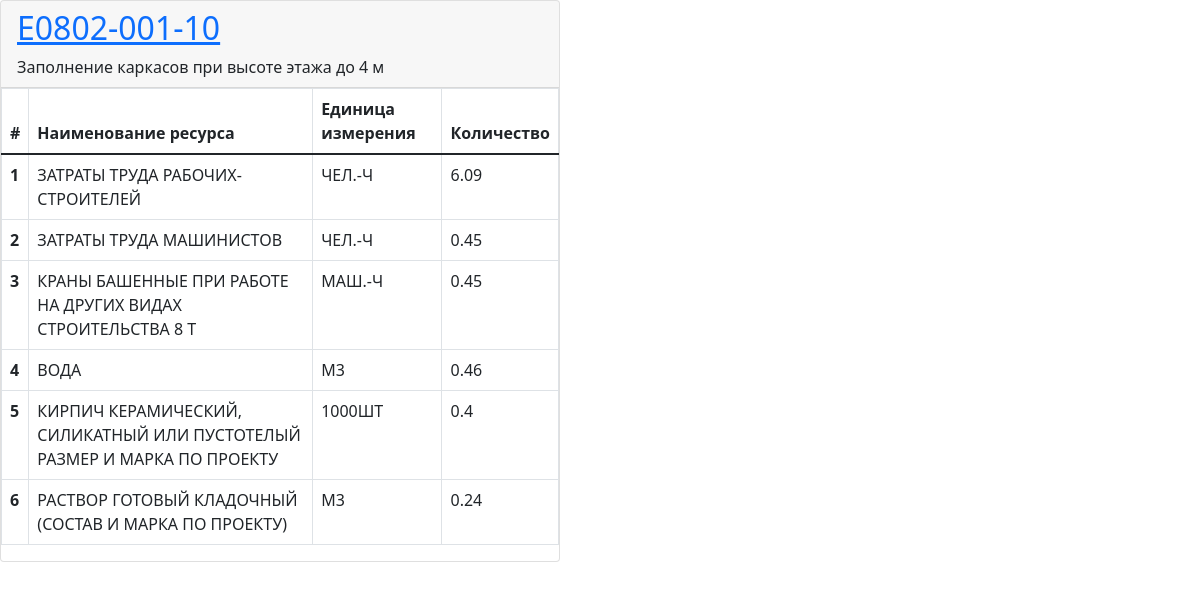
The app's page /Е0802-001-10 with its own data.
### APIBase/models.py (models this page shows, shortened)
class Standard(models.Model):
    searchCode = models.CharField(max_length=20, unique=True, verbose_name='Шифр поисковый (уникальный)')
    originalCipherFromDocument = models.CharField(max_length=128, verbose_name='Оригинальный шифр с документа')
    name = models.CharField(max_length=255, verbose_name='Наименование')
    unit = models.CharField(max_length=64, verbose_name='Единица измерения')
    def get_absolute_url(self):
        return reverse('get_standard', kwargs={'searchCode': self.searchCode})

class ResourceRequirement(models.Model):
    standard = models.ForeignKey('Standard', null=True, blank=True, on_delete=models.CASCADE, related_name='must')
    expenditure = models.ForeignKey('Resources', null=True, blank=True, on_delete=models.CASCADE)
    consumptionRate = models.FloatField(verbose_name='Норма расхода ')
    def __str__(self):
        return f"{self.expenditure}"

class Resources(models.Model):
    code = models.IntegerField(verbose_name='Код')
    resourceName = models.CharField(max_length=255, verbose_name='Наименование ресурса (полное)')
    unit = models.ForeignKey('Unit', null=True, blank=True, on_delete=models.CASCADE, verbose_name='Единица измерения')
    def __str__(self):
        return f"{self.resourceName}"

class Unit(models.Model):
    name = models.CharField(max_length=255, verbose_name='Единица измерения')
    denominator = models.IntegerField(verbose_name='Делитель')
    def __str__(self):
        return f"{self.name}"

### APIBase/views.py (the view)
# urls.py: path('<str:searchCode>', get_standard, name='get_standard'),
def get_standard(response, searchCode):
    res = Standard.objects.filter(searchCode=searchCode)
    return render(response, 'APIBase/full_item.html', {'res': res})

### templates/APIBase/full_item.html (shortened to what this page needs)
<!DOCTYPE html>
<html lang="en">
<head>
    <link href="https://cdn.jsdelivr.net/npm/bootstrap@5.1.3/dist/css/bootstrap.min.css" rel="stylesheet"
>
</head>
<body>
<div class="col-md-9">
    <div class="card" style="width: 35rem;">
        {% for d in res %}
            <div class="card-header">
                <h2><a href="{{ d.get_absolute_url }}">{{ d.searchCode }}</a></h2> {{ d.name }}
            </div>
            <table class="table table-bordered">
                <thead>
                <tr>
                    <th scope="col">#</th>
                    <th scope="col">Наименование ресурса</th>
                    <th scope="col">Единица измерения</th>
                    <th scope="col">Количество</th>
                </tr>
                </thead>
                <tbody>
                {% for r in d.must.all %}
                    <tr>
                        <th scope="row">{{ forloop.counter }}</th>
                        <td>{{ r }}</td>
                        <td>{{ r.expenditure.unit }}</td>
                        <td>{{ r.consumptionRate }}</td>
                    </tr>
                {% endfor %}
                </tbody>
            </table>
        {% endfor %}
    </div>
</div>
</body>
</html>

### records on screen
Standard: searchCode "Е0802-001-10", name "Заполнение каркасов при высоте этажа до 4 м"
ResourceRequirement: expenditure.resourceName "ЗАТРАТЫ ТРУДА РАБОЧИХ-СТРОИТЕЛЕЙ", expenditure.unit "ЧЕЛ.-Ч", consumptionRate "6.09"
ResourceRequirement: expenditure.resourceName "ЗАТРАТЫ ТРУДА МАШИНИСТОВ", expenditure.unit "ЧЕЛ.-Ч", consumptionRate "0.45"
ResourceRequirement: expenditure.resourceName "КРАНЫ БАШЕННЫЕ ПРИ РАБОТЕ НА ДРУГИХ ВИДАХ СТРОИТЕЛЬСТВА 8 Т", expenditure.unit "МАШ.-Ч", consumptionRate "0.45"
ResourceRequirement: expenditure.resourceName "ВОДА", expenditure.unit "М3", consumptionRate "0.46"
ResourceRequirement: expenditure.resourceName "КИРПИЧ КЕРАМИЧЕСКИЙ, СИЛИКАТНЫЙ ИЛИ ПУСТОТЕЛЫЙ РАЗМЕР И МАРКА ПО ПРОЕКТУ", expenditure.unit "1000ШТ", consumptionRate "0.4"
ResourceRequirement: expenditure.resourceName "РАСТВОР ГОТОВЫЙ КЛАДОЧНЫЙ (СОСТАВ И МАРКА ПО ПРОЕКТУ)", expenditure.unit "М3", consumptionRate "0.24"
